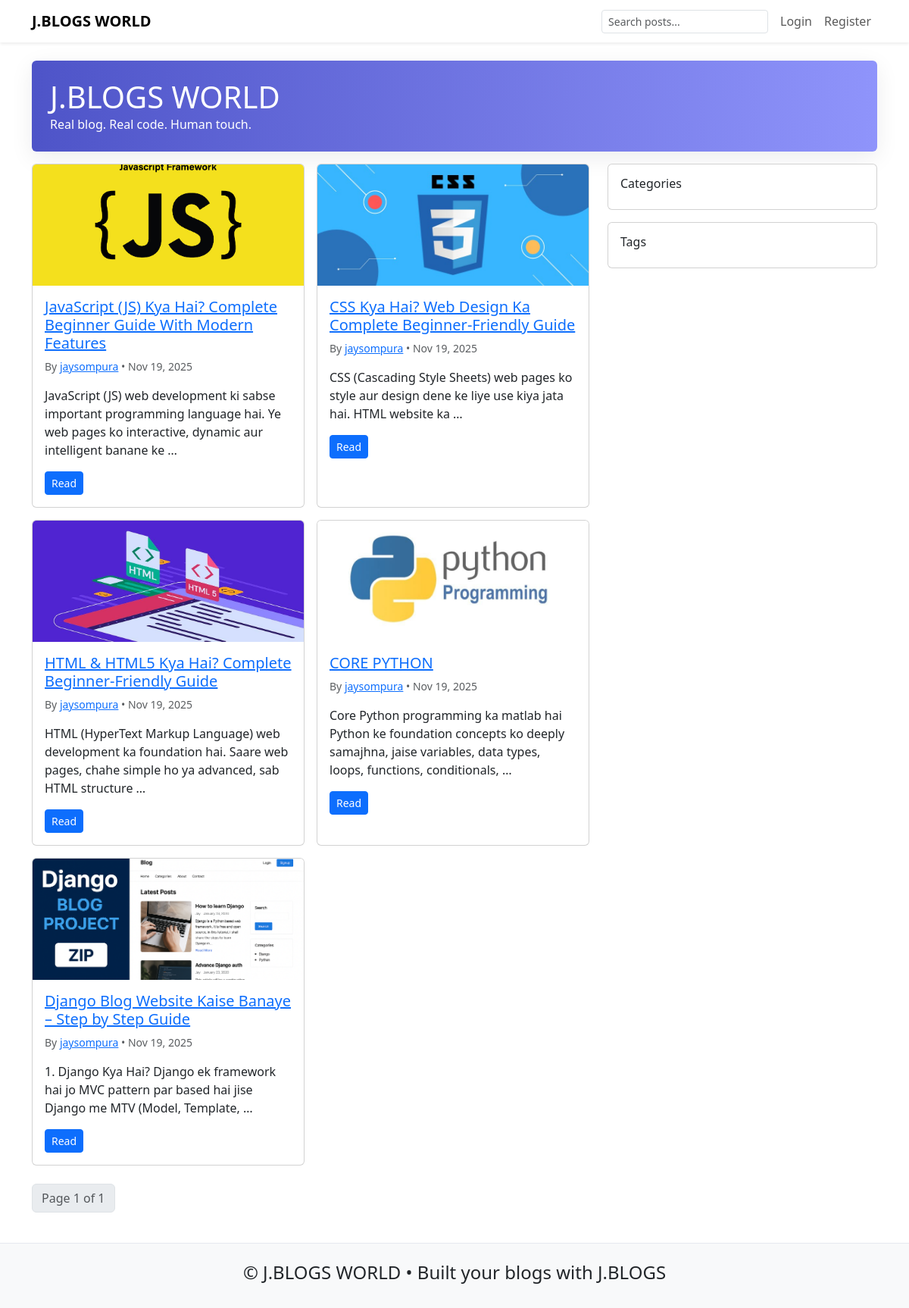
The page / on the database its author committed.
### blog/models.py (models this page shows, shortened)
class Post(models.Model):
    STATUS_CHOICES = (('draft','Draft'),('published','Published'))
    author = models.ForeignKey(User, on_delete=models.CASCADE, related_name='posts')
    title = models.CharField(max_length=250)
    slug = models.SlugField(max_length=260, unique=True, blank=True)
    content = models.TextField()
    cover = models.ImageField(upload_to='covers/', null=True, blank=True)
    categories = models.ManyToManyField(Category, related_name='posts', blank=True)
    tags = models.ManyToManyField(Tag, related_name='posts', blank=True)
    status = models.CharField(max_length=10, choices=STATUS_CHOICES, default='published')
    created_at = models.DateTimeField(auto_now_add=True)
    updated_at = models.DateTimeField(auto_now=True)
    class Meta:
        ordering = ['-created_at']

### blog/views.py (the view)
# urls.py: path('', views.post_list, name='post_list'),
def post_list(request):
    qs = Post.objects.filter(status='published').select_related('author').prefetch_related('tags')[:]
    paginator = Paginator(qs, 8)
    page = request.GET.get('page')
    posts = paginator.get_page(page)
    categories = Category.objects.all()
    tags = Tag.objects.all()
    return render(request, 'blog/post_list.html', {'posts': posts, 'categories': categories, 'tags': tags})

### blog/templates/blog/post_list.html (shortened to what this page needs)
{% extends "base.html" %}
{% block content %}
<div class="container">
  <div class="row mb-3">
    <div class="col-12">
      <div class="hero p-4 rounded text-white" style="background:linear-gradient(90deg,#4e54c8,#8f94fb)">
        <h1 class="mb-0">J.BLOGS WORLD</h1>
        <p class="mb-0">Real blog. Real code. Human touch.</p>
      </div>
    </div>
  </div>
  <div class="row">
    <div class="col-lg-8">
      <div class="row g-3">
        {% for post in posts %}
        <div class="col-md-6">
          <div class="card h-100 post-card">
            {% if post.cover %}
            <img src="{{ post.cover.url }}" class="card-img-top" style="height:160px;object-fit:cover;">
            {% endif %}
            <div class="card-body">
              <h5 class="card-title"><a href="{% url 'post_detail' post.pk post.slug %}">{{ post.title }}</a></h5>
              <p class="text-muted small">By <a href="{% url 'profile_view' post.author.username %}">{{ post.author.username }}</a> • {{ post.created_at|date:"M d, Y" }}</p>
              <p class="card-text">{{ post.content|truncatewords:20 }}</p>
              <a href="{% url 'post_detail' post.pk post.slug %}" class="btn btn-sm btn-primary">Read</a>
            </div>
          </div>
        </div>
        {% empty %}
        <p>No posts yet. Be the first to <a href="{% url 'post_create' %}">create one</a>.</p>
        {% endfor %}
      </div>
      <nav class="mt-4">
        <ul class="pagination">
          <li class="page-item disabled"><span class="page-link">Page {{ posts.number }} of {{ posts.paginator.num_pages }}</span></li>
        </ul>
      </nav>
    </div>
    <aside class="col-lg-4">
      <div class="card p-3 mb-3">
        <h6>Categories</h6>
      </div>
      <div class="card p-3">
        <h6>Tags</h6>
      </div>
    </aside>
  </div>
</div>
{% endblock %}

### templates/base.html (shortened to what this page needs)
{% load static %}
<!doctype html>
<html lang="en">
<head>
  <link rel="stylesheet" href="{% static 'blog/css/style.css' %}">
  <link href="https://cdn.jsdelivr.net/npm/bootstrap@5.3.2/dist/css/bootstrap.min.css" rel="stylesheet">
</head>
<body>
  <header class="site-header navbar navbar-expand-lg navbar-light bg-white shadow-sm">
    <div class="container">
      <a class="navbar-brand fw-bold" href="{% url 'post_list' %}">
        J.BLOGS WORLD
      </a>
      <div class="collapse navbar-collapse" id="navMenu">
        <ul class="navbar-nav ms-auto align-items-center">
          <li class="nav-item me-2">
            <form class="d-flex" method="get" action="{% url 'search' %}">
              <input class="form-control form-control-sm" name="q" placeholder="Search posts...">
            </form>
          </li>
          {% if user.is_authenticated %}
          <li class="nav-item">
            <a class="nav-link" href="{% url 'post_create' %}">New Post</a>
          </li>
          <li class="nav-item dropdown">
            <a class="nav-link dropdown-toggle" href="#" id="userMenu" data-bs-toggle="dropdown">
              {{ user.username }}
            </a>
            <ul class="dropdown-menu dropdown-menu-end">
              <li>
                <a class="dropdown-item" href="{% url 'profile_view' user.username %}">
                  Profile
                </a>
              </li>
              <li>
                <form method="post" action="{% url 'logout' %}" class="px-3 py-1">
                  {% csrf_token %}
                  <button type="submit" class="btn btn-danger btn-sm w-100">
                    Logout
                  </button>
                </form>
              </li>
            </ul>
          </li>
          {% else %}
          <li class="nav-item"><a class="nav-link" href="{% url 'login' %}">Login</a></li>
          <li class="nav-item"><a class="nav-link" href="{% url 'register' %}">Register</a></li>
          {% endif %}
        </ul>
      </div>
    </div>
  </header>
  <main class="py-4">
    {% block content %}{% endblock %}
  </main>
  <footer class="text-center py-4 bg-light">
    <div class="container">
      <h4>© J.BLOGS WORLD • Built your blogs with J.BLOGS</h4>
    </div>
  </footer>
</body>
</html>

### static/blog/css/style.css (style rules this page uses)
body { font-family: 'Inter', system-ui, -apple-system, 'Segoe UI', Roboto, 'Helvetica Neue', Arial; background:#f6f8fb; color:#1f2937; }
.site-header .navbar-brand { font-weight:700; font-size:1.25rem; }
.hero { color:white; box-shadow: 0 8px 30px rgba(15,23,42,0.08); }
.post-card { border-radius:10px; transition: transform .15s ease, box-shadow .15s ease; }
.card { border: none; border-radius: 10px; }
footer { border-top: 1px solid #e6e9ef; }

### rows shown on the page
Post: cover (picture), title "JavaScript (JS) Kya Hai? Complete Beginner Guide With Modern Features", author.username "jaysompura", created_at "Nov 19, 2025", content "JavaScript (JS) web development ki sabse important programming language hai. Ye web pages ko interactive, dynamic aur intelligent banane ke …"
Post: cover (picture), title "CSS Kya Hai? Web Design Ka Complete Beginner-Friendly Guide", author.username "jaysompura", created_at "Nov 19, 2025", content "CSS (Cascading Style Sheets) web pages ko style aur design dene ke liye use kiya jata hai. HTML website ka …"
Post: cover (picture), title "HTML & HTML5 Kya Hai? Complete Beginner-Friendly Guide", author.username "jaysompura", created_at "Nov 19, 2025", content "HTML (HyperText Markup Language) web development ka foundation hai. Saare web pages, chahe simple ho ya advanced, sab HTML structure …"
Post: cover (picture), title "CORE PYTHON", author.username "jaysompura", created_at "Nov 19, 2025", content "Core Python programming ka matlab hai Python ke foundation concepts ko deeply samajhna, jaise variables, data types, loops, functions, conditionals, …"
Post: cover (picture), title "Django Blog Website Kaise Banaye – Step by Step Guide", author.username "jaysompura", created_at "Nov 19, 2025", content "1. Django Kya Hai? Django ek framework hai jo MVC pattern par based hai jise Django me MTV (Model, Template, …"

### other values the page prints
{{ posts.number }} "1"
{{ posts.paginator.num_pages }} "1"
